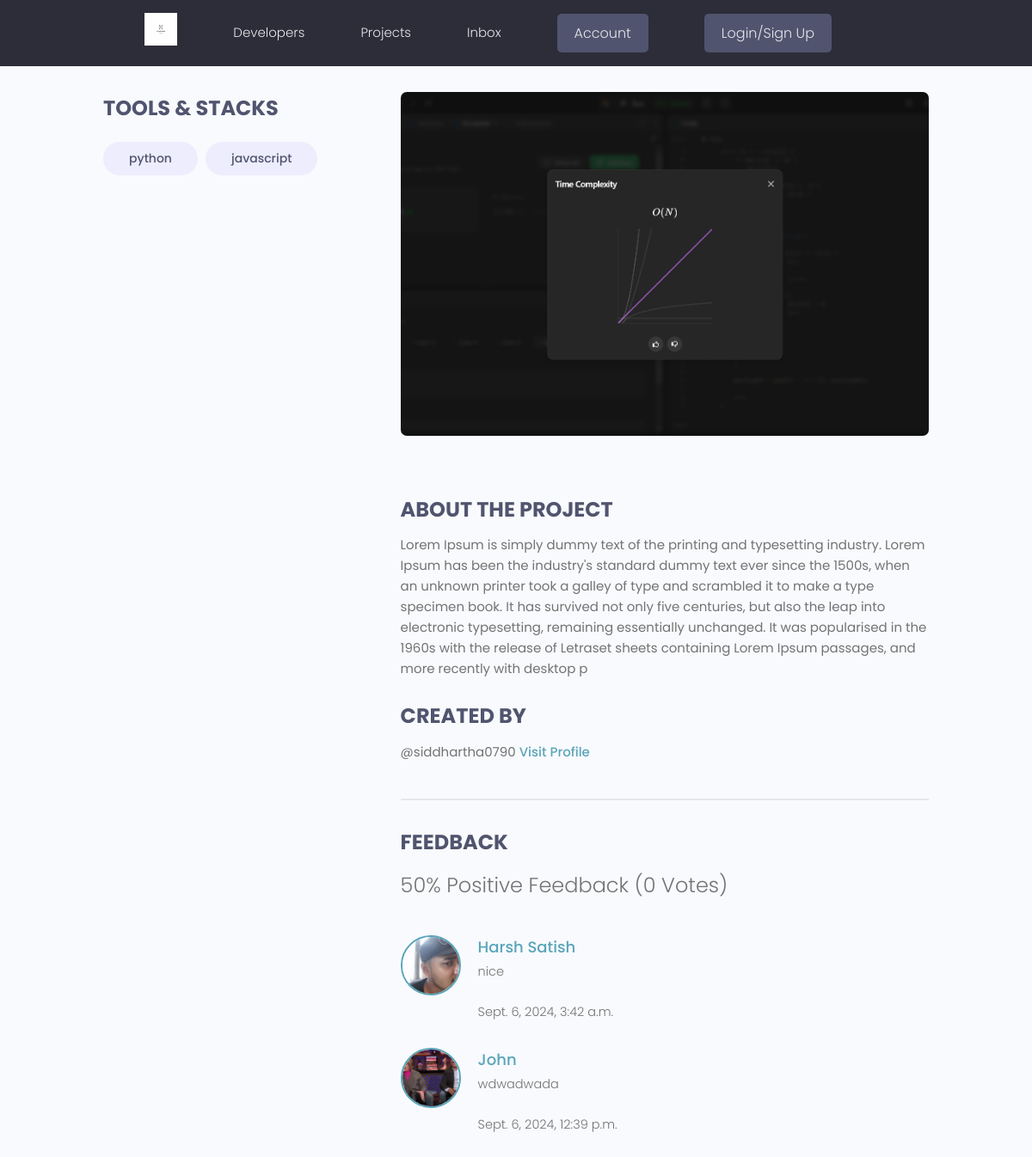
The page /project/15/ on the database its author committed.
### project/models.py (models this page shows, shortened)
class Tag(models.Model):
    name = models.CharField(blank=False, null=False, max_length=50)
    added = models.DateTimeField(auto_now_add=True)
    def __str__(self):
        return self.name

class Project(models.Model):
    owner = models.ForeignKey(Profile , on_delete= models.CASCADE,null=True,blank=True)
    name = models.CharField(max_length=200,blank=False,null=False)
    description = models.TextField(blank=True,null=True,max_length=500)
    image = models.ImageField(blank=True,null=True,default="ape1.jpg")
    link = models.CharField(blank=True,null=True,max_length=500)
    votes = models.IntegerField(default=0 , blank=True, null = True)
    voteratio = models.IntegerField(default=50, blank=True, null = True)
    tag = models.ManyToManyField('Tag',blank=True)
    created = models.DateTimeField(auto_now_add=True)
    class Meta:
        ordering = ['created']

class Reviews(models.Model):
    Type_choice = (
        ('up', 'Upvote'),
        ('down','Downvote')
    )
    owner = models.ForeignKey(Profile, on_delete=models.CASCADE , null = True,blank=True)
    comment = models.TextField(max_length=500,blank=False,null=False)
    project = models.ForeignKey(Project , on_delete=models.CASCADE)
    value = models.CharField(choices=Type_choice, max_length=100)
    created = models.DateTimeField(auto_now_add=True)
    class Meta:
        unique_together = [["owner", "project"]]

### profiles/models.py (models this page shows, shortened)
class Profile(models.Model):
    user= models.OneToOneField(User, on_delete=models.CASCADE)
    username = models.CharField(max_length=50,null=True,blank=True)
    location = models.CharField(max_length=100, default='Earth')
    name= models.CharField(max_length=100)
    Profile_pic = models.ImageField(blank=True,null=True,default= '/images/profilepic.webp' )
    shortbio = models.CharField(max_length=100, null=True,blank=True)
    bio = models.TextField(blank=True,null=True,max_length=500)
    email= models.EmailField(blank=True,null=True,max_length=500)
    social_github = models.CharField(blank=True,null=True,max_length=300)
    social_twitter = models.CharField(blank=True,null=True,max_length=300)
    social_linkedin = models.CharField(blank=True,null=True,max_length=300)
    social_reddit = models.CharField(blank=True,null=True,max_length=300)
    created = models.DateTimeField(auto_now_add=True,null=True)
    skills = models.ManyToManyField(Skills)

### project/views.py (the view, shortened to what this page needs)
# urls.py: path('', include('project.urls'))
def project(request, pk):
    review = ReviewForm()
    project = Project.objects.get(id=pk)
    return render(request, 'project/project.html', {'project': project , 'review':review,})

### project/templates/project/project.html (shortened to what this page needs)
{%extends 'project/base.html'%}
{% block content%}
{% load static %}
<main class="singleProject my-md">
    <div class="container">
        <div class="layout">
            <div class="column column--1of3">
                <h3 class="singleProject__subtitle">Tools & Stacks</h3>
                <div class="singleProject__toolStack">
                    {% for tag in project.tag.all %}
                    <span class="tag tag--pill tag--sub tag--lg">
                        <small>{{tag}}</small>
                    </span>
                    {% endfor %}
                    <br><br>
                </div>
            </div>
            <div class="column column--2of3">
                <img class="singleProject__preview" src="{{ project.image.url }}" alt="portfolio thumbnail" />
                <h3 class="singleProject__subtitle">About the Project</h3>
                <div class="singleProject__info">
                    {{project.description}}
                </div>
                <br>
                <h3 class="singleProject__subtitle">Created by</h3>
                <div class="singleProject__info">
                    @{{project.owner.username}}
                    <a href={% url 'profile' project.owner.id %}>Visit Profile</a>
                </div>
                <div class="comments">
                    <h3 class="singleProject__subtitle">Feedback</h3>
                    <h5 class="project--rating">
                        {{project.voteratio}}% Positive Feedback ({{project.votes}}
                        Vote{{project.votes|pluralize:"s"}})
                    </h5>
                </div>
                <div class="commentList">
                    {% for review in project.reviews_set.all %}
                    {% if review.comment %}
                    <div class="comment">
                        <a href="{% url 'profile' review.owner.id  %}">
                            <img class="avatar avatar--md" src="{{review.owner.Profile_pic.url}}" alt="user" />
                        </a>
                        <div class="comment__details">
                            <a href="{% url 'profile' review.owner.id  %}"
                                class="comment__author">{{review.owner.name}}</a>
                            <p class="comment__info">{{review.comment|linebreaksbr}}</p>
                            <br>
                            <p class='comment__info'>{{review.created}}</p>
                        </div>
                    </div>
                    {% endif %}
                    {% endfor %}
                </div>
            </div>
        </div>
    </div>
</main>
{%endblock%}

### static/css/app.css (style rules this page uses)
:root { --color-sub: #2d2d39; }
img { width: 100%; }
.singleProject .column--1of3 { order: 2; }
@media screen and (min-width: 1081px) { .singleProject .column--1of3 { order: 1; } }
@media screen and (min-width: 1081px) { .singleProject .column--2of3 { order: 2; } }
.singleProject__toolStack { margin-top: 2rem; margin-bottom: 4rem; }
.singleProject__preview { height: 50vh; object-fit: cover; object-position: top center; margin-bottom: 3rem; border-radius: 0.7rem; }
.project--rating { margin-bottom: 1.6em; margin-top: .5em; }
.singleProject__subtitle { text-transform: uppercase; font-size: 2.4rem; font-weight: 700; color: var(--color-sub-light); margin-bottom: 1rem; }
.comments { margin-top: 4rem; padding-top: 3rem; border-top: 2px solid var(--color-light); }
.commentList { margin: 3rem 0; }
.comment { display: flex; gap: 2rem; }
.comment:not(:last-child) { margin-bottom: 3rem; }
.comment__author { font-size: 1.8rem; }
.comment__info { font-size: 1.45rem; }

### static/uikit/styles/modules/_variables.css (style rules this page uses)
:root { --color-main: #5aa5b9; --color-main-light: #e6faff; --color-sub: #3f4156; --color-sub-light: #51546e; --color-sub-lighter: #ededfd; --color-text: #737373; --color-gray: #8b8b8b; --color-light: #e5e7eb; --color-light-gray: #767676; --color-bg: #f8fafd; --color-white: #fffefd; --color-white-light: #f3f3f3; --color-success: #359e64; --color-success-bg: #def8e8; --color-error: #fc4b0b; --color-error-bg: #fff2ee; --font-base: 'Poppins', arial, helvetica, 'Segoe UI', roboto, ubuntu, sans-serif; --font-monospace: 'Fira Code', 'Courier New', courier, monospace; --font-regular: 300; --font-medium: 500; --font-bold: 700; --generic-shadow: 1px 1px 5px #00000010; --generic-transition: all 0.3s ease-in-out; }

### static/uikit/styles/modules/_base.css (style rules this page uses)
* { margin: 0; padding: 0; box-sizing: border-box; text-rendering: optimizeLegibility; color: inherit; font-size: inherit; }
html { font-size: 50%; }
@media only screen and (min-width: 480px) { html { font-size: 56.25%; } }
@media only screen and (min-width: 1200px) { html { font-size: 62.5%; } }
body { line-height: 1.6; font-weight: 400; font-size: 1.5rem; color: var(--color-text); background-color: var(--color-bg); min-height: 100vh; }

### static/uikit/styles/modules/_typography.css (style rules this page uses)
* { font-family: var(--font-base); }
h3 { font-size: 3.2rem; font-weight: var(--font-medium); }
h5 { font-size: 2.4rem; font-weight: var(--font-medium); }
h5, h6 { font-weight: var(--font-regular); }
p, span, strong { font-size: 1.6rem; color: var(--color-text); font-weight: var(--font-regular); }
a { padding-bottom: 2px; text-decoration: none; display: inline-block; color: var(--color-main); font-weight: var(--font-medium); }

### static/uikit/styles/modules/_utilities.css (style rules this page uses)
.container { width: 92%; max-width: 165rem; margin: 0 auto; box-sizing: border-box; }
@media screen and (min-width: 1000px) { .container { width: 90%; } }
@media screen and (min-width: 1200px) { .container { width: 80%; } }
.my-md { margin: 3rem auto; }

### static/uikit/styles/modules/_avatar.css (style rules this page uses)
.avatar { border-radius: 50%; border: 2px solid var(--color-main); object-fit: cover; }
.avatar--md { height: 7rem; width: 7rem; }

### static/uikit/styles/modules/_tag.css (style rules this page uses)
.tag { display: inline-flex; align-items: center; background-color: var(--color-sub); height: -webkit-fit-content; height: -moz-fit-content; height: fit-content; width: -webkit-fit-content; width: -moz-fit-content; width: fit-content; border-radius: 0.5rem; padding: 0.5rem 1.5rem; font-size: 1.2rem; cursor: pointer; }
.tag:not(:last-child) { margin-right: 0.25rem; margin-bottom: 0.75rem; }
.tag > small { color: var(--color-white); }
.tag--pill { border-radius: 5rem; }
.tag--sub, .tag--sub > small { background: var(--color-sub-lighter); color: var(--color-sub-light); font-weight: 500; }
.tag--lg { padding: 0.8rem 3rem; font-size: 1.4rem; }
.tag--lg:not(:last-child) { margin-right: 0.5rem; margin-bottom: 1rem; }

### static/uikit/styles/modules/_layout.css (style rules this page uses)
.layout { display: flex; flex-flow: row wrap; justify-content: space-between; }
.layout > .column { margin-bottom: 3rem; }
.layout > .column.column--1of3 { flex-basis: 30%; }
.layout > .column.column--2of3 { flex-basis: 64%; }

### rows shown on the page
Tag: name "python"
Tag: name "javascript"
Project: image (picture), description "Lorem Ipsum is simply dummy text of the printing and typesetting industry. Lorem Ipsum has been the industry's standard dummy text ever since the 1500s, when an unknown printer took a galley of type and scrambled it to make a type specimen book. It has survived not only five centuries, but also the leap into electronic typesetting, remaining essentially unchanged. It was popularised in the 1960s with the release of Letraset sheets containing Lorem Ipsum passages, and more recently with desktop p", owner.username "siddhartha0790", voteratio "50", votes "0"
Reviews: owner.Profile_pic (picture), owner.name "Harsh Satish", comment "nice", created "Sept. 6, 2024, 3:42 a.m."
Reviews: owner.Profile_pic (picture), owner.name "John", comment "wdwadwada", created "Sept. 6, 2024, 12:39 p.m."
